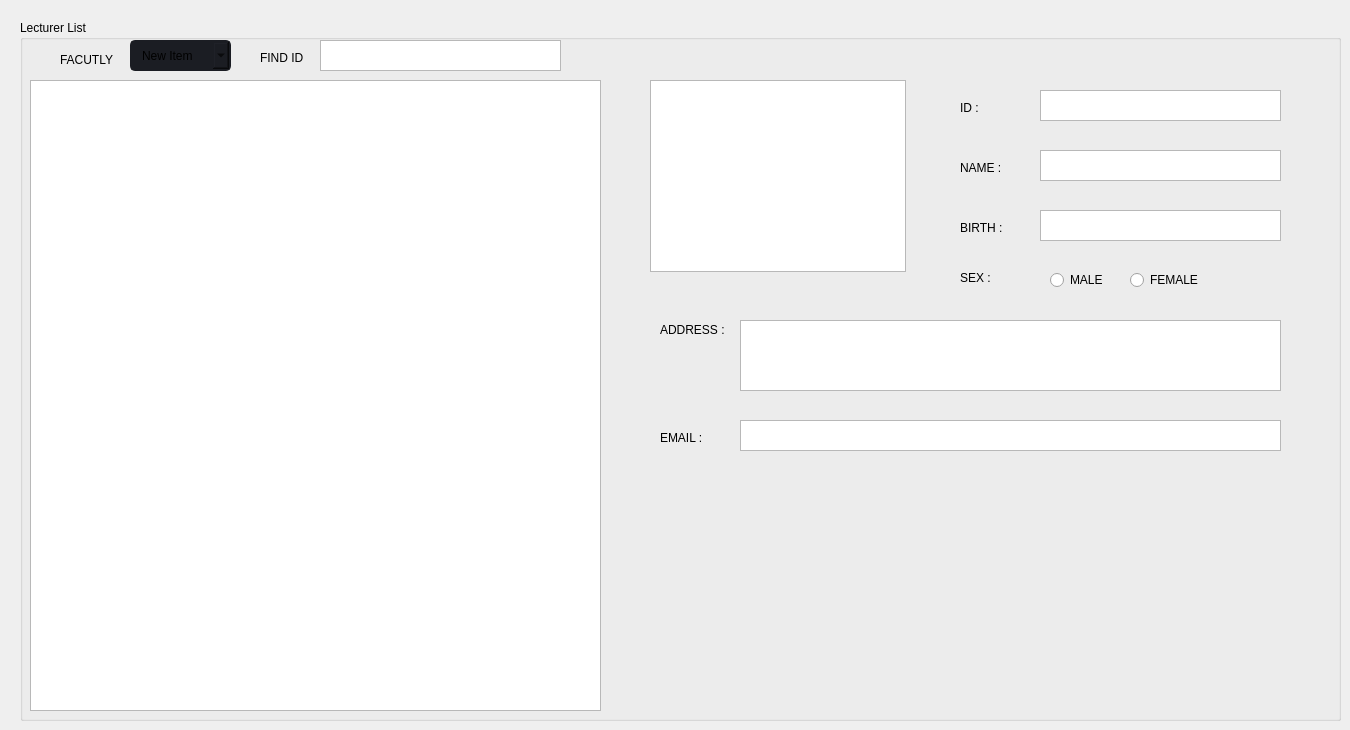
        <widget class="QWidget" name="Lecturer">
         <widget class="QGroupBox" name="groupBox_4">
          <property name="geometry">
           <rect>
            <x>20</x>
            <y>20</y>
            <width>1321</width>
            <height>701</height>
           </rect>
          </property>
          <property name="title">
           <string>Lecturer List</string>
          </property>
          <widget class="QTableWidget" name="tableWidget_2">
           <property name="geometry">
            <rect>
             <x>10</x>
             <y>60</y>
             <width>571</width>
             <height>631</height>
            </rect>
           </property>
          </widget>
          <widget class="QLabel" name="label_7">
           <property name="geometry">
            <rect>
             <x>40</x>
             <y>30</y>
             <width>71</width>
             <height>20</height>
            </rect>
           </property>
           <property name="styleSheet">
            <string notr="true">border: 0px solid</string>
           </property>
           <property name="text">
            <string>FACUTLY</string>
           </property>
          </widget>
          <widget class="QComboBox" name="cbo_Faculty_2">
           <property name="geometry">
            <rect>
             <x>110</x>
             <y>20</y>
             <width>101</width>
             <height>31</height>
            </rect>
           </property>
           <property name="styleSheet">
            <string notr="true">QComboBox{
	background-color: rgb(27, 29, 35);
	border-radius: 5px;
	border: 2px solid rgb(27, 29, 35);
	padding: 5px;
	padding-left: 10px;
}
QComboBox:hover{
	border: 2px solid rgb(64, 71, 88);
}
QComboBox QAbstractItemView {
	color: rgb(85, 170, 255);	
	background-color: rgb(27, 29, 35);
	padding: 10px;
	selection-background-color: rgb(39, 44, 54);
}</string>
           </property>
           <item>
            <property name="text">
             <string>New Item</string>
            </property>
           </item>
           <item>
            <property name="text">
             <string>New Item</string>
            </property>
           </item>
           <item>
            <property name="text">
             <string>New Item</string>
            </property>
           </item>
           <item>
            <property name="text">
             <string>New Item</string>
            </property>
           </item>
          </widget>
          <widget class="QTextBrowser" name="txt_Count_2">
           <property name="geometry">
            <rect>
             <x>300</x>
             <y>20</y>
             <width>241</width>
             <height>31</height>
            </rect>
           </property>
          </widget>
          <widget class="QLabel" name="label_8">
           <property name="geometry">
            <rect>
             <x>240</x>
             <y>30</y>
             <width>55</width>
             <height>16</height>
            </rect>
           </property>
           <property name="styleSheet">
            <string notr="true">border: 0px solid ;
</string>
           </property>
           <property name="text">
            <string>FIND ID</string>
           </property>
          </widget>
          <widget class="QTextBrowser" name="txt_Count_3">
           <property name="geometry">
            <rect>
             <x>1020</x>
             <y>70</y>
             <width>241</width>
             <height>31</height>
            </rect>
           </property>
          </widget>
          <widget class="QLabel" name="label_13">
           <property name="geometry">
            <rect>
             <x>940</x>
             <y>80</y>
             <width>21</width>
             <height>16</height>
            </rect>
           </property>
           <property name="styleSheet">
            <string notr="true">border: 0px solid ;
</string>
           </property>
           <property name="text">
            <string>ID :</string>
           </property>
          </widget>
          <widget class="QTextBrowser" name="txt_Count_4">
           <property name="geometry">
            <rect>
             <x>1020</x>
             <y>130</y>
             <width>241</width>
             <height>31</height>
            </rect>
           </property>
          </widget>
          <widget class="QLabel" name="label_14">
           <property name="geometry">
            <rect>
             <x>940</x>
             <y>140</y>
             <width>55</width>
             <height>16</height>
            </rect>
           </property>
           <property name="styleSheet">
            <string notr="true">border: 0px solid ;
</string>
           </property>
           <property name="text">
            <string>NAME :</string>
           </property>
          </widget>
          <widget class="QTextBrowser" name="txt_Count_5">
           <property name="geometry">
            <rect>
             <x>1020</x>
             <y>190</y>
             <width>241</width>
             <height>31</height>
            </rect>
           </property>
          </widget>
          <widget class="QLabel" name="label_15">
           <property name="geometry">
            <rect>
             <x>940</x>
             <y>200</y>
             <width>55</width>
             <height>16</height>
            </rect>
           </property>
           <property name="styleSheet">
            <string notr="true">border: 0px solid ;
</string>
           </property>
           <property name="text">
            <string>BIRTH :</string>
           </property>
          </widget>
          <widget class="QTextBrowser" name="txt_Count_6">
           <property name="geometry">
            <rect>
             <x>720</x>
             <y>300</y>
             <width>541</width>
             <height>71</height>
            </rect>
           </property>
          </widget>
          <widget class="QLabel" name="label_16">
           <property name="geometry">
            <rect>
             <x>640</x>
             <y>300</y>
             <width>81</width>
             <height>20</height>
            </rect>
           </property>
           <property name="styleSheet">
            <string notr="true">border: 0px solid ;
</string>
           </property>
           <property name="text">
            <string>ADDRESS :</string>
           </property>
          </widget>
          <widget class="QGraphicsView" name="graphicsView">
           <property name="geometry">
            <rect>
             <x>630</x>
             <y>60</y>
             <width>256</width>
             <height>192</height>
            </rect>
           </property>
          </widget>
          <widget class="QGroupBox" name="groupBox_5">
           <property name="geometry">
            <rect>
             <x>1020</x>
             <y>240</y>
             <width>171</width>
             <height>41</height>
            </rect>
           </property>
           <property name="styleSheet">
            <string notr="true">border : 0px soid
</string>
           </property>
           <property name="title">
            <string/>
           </property>
           <widget class="QRadioButton" name="radioButton">
            <property name="geometry">
             <rect>
              <x>10</x>
              <y>10</y>
              <width>71</width>
              <height>20</height>
             </rect>
            </property>
            <property name="text">
             <string>MALE</string>
            </property>
           </widget>
           <widget class="QRadioButton" name="radioButton_2">
            <property name="geometry">
             <rect>
              <x>90</x>
              <y>10</y>
              <width>71</width>
              <height>20</height>
             </rect>
            </property>
            <property name="text">
             <string>FEMALE</string>
            </property>
           </widget>
          </widget>
          <widget class="QLabel" name="label_17">
           <property name="geometry">
            <rect>
             <x>940</x>
             <y>250</y>
             <width>55</width>
             <height>16</height>
            </rect>
           </property>
           <property name="styleSheet">
            <string notr="true">border: 0px solid ;
</string>
           </property>
           <property name="text">
            <string>SEX :</string>
           </property>
          </widget>
          <widget class="QLabel" name="label_18">
           <property name="geometry">
            <rect>
             <x>640</x>
             <y>410</y>
             <width>55</width>
             <height>16</height>
            </rect>
           </property>
           <property name="styleSheet">
            <string notr="true">border: 0px solid ;
</string>
           </property>
           <property name="text">
            <string>EMAIL :</string>
           </property>
          </widget>
          <widget class="QTextBrowser" name="txt_Count_7">
           <property name="geometry">
            <rect>
             <x>720</x>
             <y>400</y>
             <width>541</width>
             <height>31</height>
            </rect>
           </property>
           <property name="html">
            <string>&lt;!DOCTYPE HTML PUBLIC &quot;-//W3C//DTD HTML 4.0//EN&quot; &quot;http://www.w3.org/TR/REC-html40/strict.dtd&quot;&gt;
&lt;html&gt;&lt;head&gt;&lt;meta name=&quot;qrichtext&quot; content=&quot;1&quot; /&gt;&lt;style type=&quot;text/css&quot;&gt;
p, li { white-space: pre-wrap; }
&lt;/style&gt;&lt;/head&gt;&lt;body style=&quot; font-family:'MS Shell Dlg 2'; font-size:7.8pt; font-weight:400; font-style:normal;&quot;&gt;
&lt;p style=&quot;-qt-paragraph-type:empty; margin-top:0px; margin-bottom:0px; margin-left:0px; margin-right:0px; -qt-block-indent:0; text-indent:0px;&quot;&gt;&lt;br /&gt;&lt;/p&gt;&lt;/body&gt;&lt;/html&gt;</string>
           </property>
          </widget>
         </widget>
        </widget>
